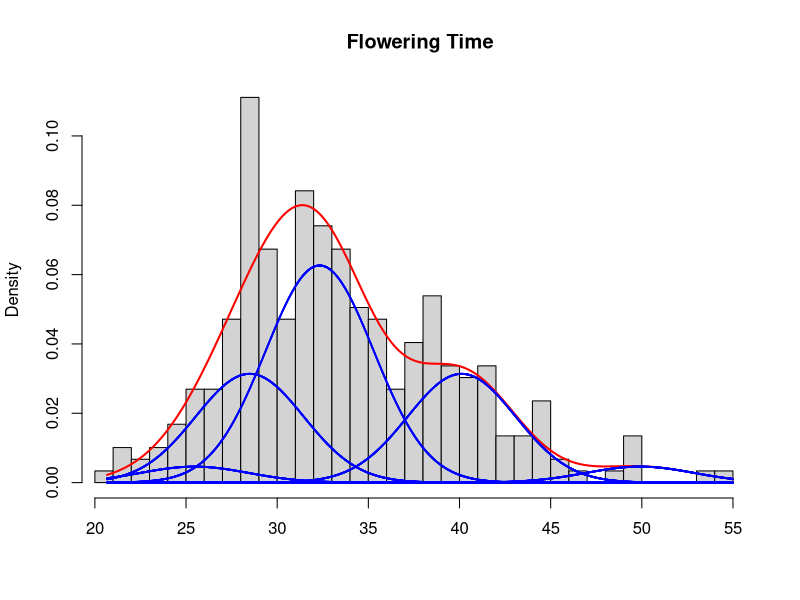

Write the R code that produced this figure.
#R script written by Dr Lindsey Leach and Dr Jing Chen to produce figure 1e.
ph=read.table("data_in_FloweringTime.txt",head=T)
x=ph[,1]
hist(x,xlim=range(x),main="Flowering Time",xlab="",nclass=30,freq=F)
max1=max(x)
min1=min(x)
x1=seq(min1,max1,0.01)
#offspring probability distribution for the 5 genotypes (from data_out.txt) 
f0=0.0342
f1=0.2331
f2=0.4654
f3=0.2331
f4=0.0342
#offspring genotypic values for the five genotypes estimated using the orthogonal model
g0=25.4637
g1=28.4914
g2=32.3313
g3=40.1198
g4=49.9044
e=2.9647
y1=(1/(((2*pi)^(1/2))*e))*(f0*exp(-((x1-g0)^2)/(2*(e^2)))+
    f1*exp(-((x1-g1)^2)/(2*(e^2)))+f2*exp(-((x1-g2)^2)/(2*
    (e^2)))+f3*exp(-((x1-g3)^2)/(2*(e^2)))+f4*exp(-((x1-g4)^2)
    /(2*(e^2))))

lines(x1,y1,type="l",col="red",lwd=2)

y10=(1/(((2*pi)^(1/2))*e))*(f0*exp(-((x1-g0)^2)/(2*(e^2))))
lines(x1,y10,type="p",col="blue",cex=0.1)

y11=(1/(((2*pi)^(1/2))*e))*(f1*exp(-((x1-g1)^2)/(2*(e^2))))
lines(x1,y11,type="p",col="blue",cex=0.1)

y12=(1/(((2*pi)^(1/2))*e))*(f2*exp(-((x1-g2)^2)/(2*(e^2))))
lines(x1,y12,type="p",col="blue",cex=0.1)

y13=(1/(((2*pi)^(1/2))*e))*(f3*exp(-((x1-g3)^2)/(2*(e^2))))
lines(x1,y13,type="p",col="blue",cex=0.1)

y14=(1/(((2*pi)^(1/2))*e))*(f4*exp(-((x1-g4)^2)/(2*(e^2))))
lines(x1,y14,type="p",col="blue",cex=0.1)